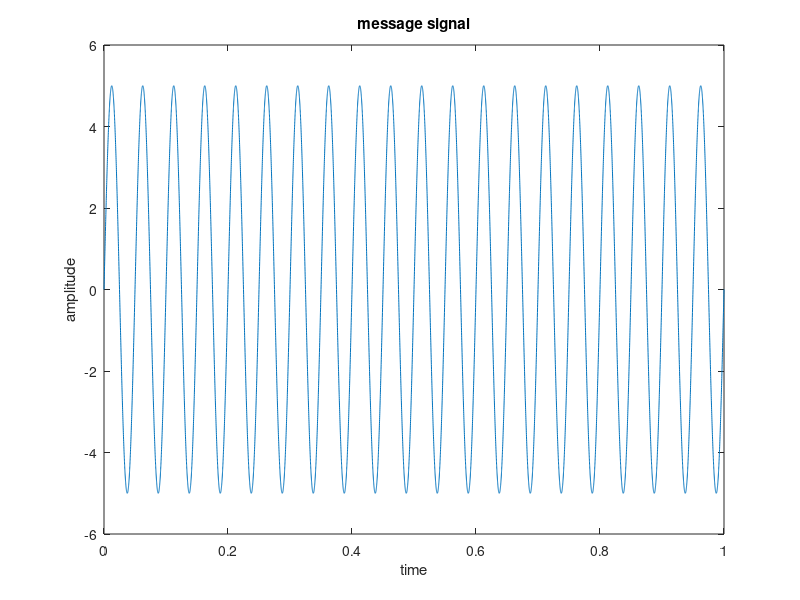
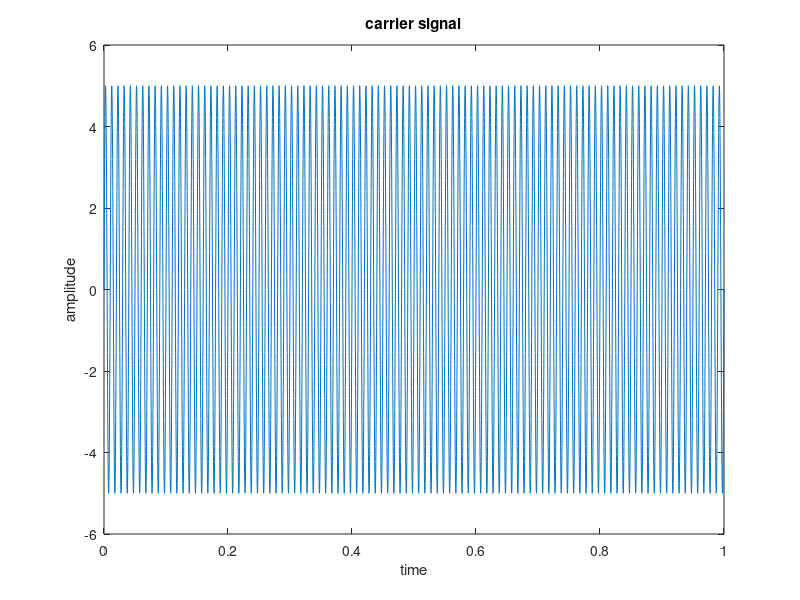
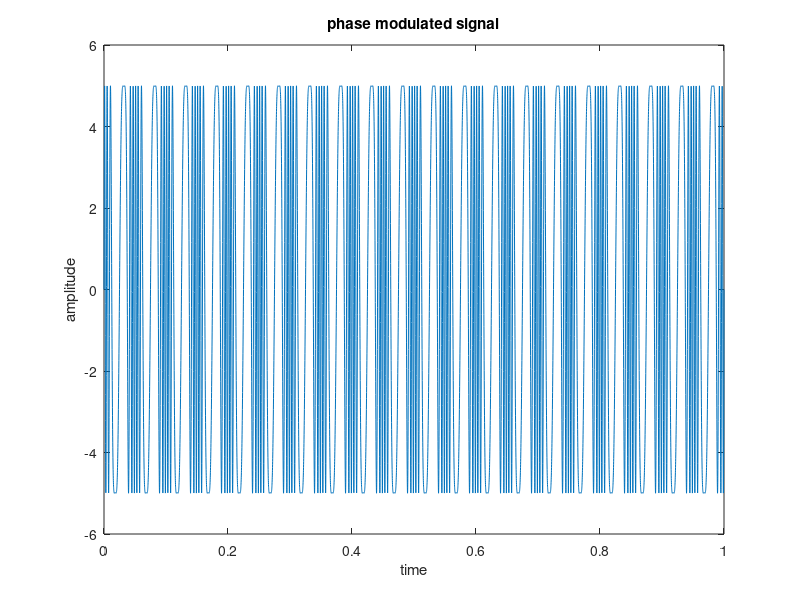
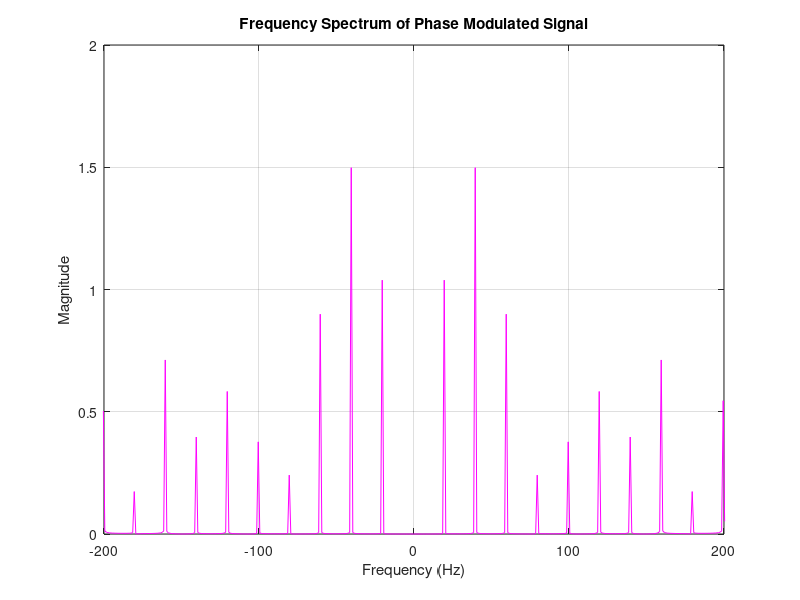

These figures' MATLAB source, in order:
%phase modulation 
%continous singal 

Am=5;
Ac=5;

fm=20;
fc=100;

fs=10000;
t=0:1/fs:1;
kp=pi/2;

mt=Am*sin(2*pi*fm*t);            %for PM modulation it is better to use sin wave than cos function for better representation 
ct=Ac*sin(2*pi*fc*t);

pm_t=Ac*sin(2*pi*fc*t+kp*mt);

% Compute FFT
N = length(pm_t);                % Number of points
Y = fft(pm_t, N);                % Compute FFT
Y_mag = abs(Y)/N;              % Normalize magnitude
f = (-N/2:N/2-1) * (fs/N);       % Frequency axis (centered)

% Shift FFT for better visualization
Y_shifted = fftshift(Y_mag); 

Pxx = (abs(Y).^2) / (N * fs);          % Power Spectral Density (PSD)
Pxx_shifted = fftshift(Pxx);           % Shift PSD for centering at 0 Hz



%subplot(5,1,1)
figure(1)
plot(t,mt);
title('message signal');
xlabel("time");
ylabel('amplitude');

%subplot(5,1,2)
figure(2)
plot(t,ct);
title('carrier signal');
xlabel('time');
ylabel('amplitude');

%subplot(5,1,3)
figure(3)
plot(t,pm_t);
title('phase modulated signal');
xlabel('time');
ylabel('amplitude');

%subplot(5,1,4)
figure(4)
plot(f, Y_shifted, 'm');
title('Frequency Spectrum of Phase Modulated Signal');
xlabel('Frequency (Hz)');
ylabel('Magnitude');
grid on;
xlim([-2*fc 2*fc]); % Focus on important frequency range

%subplot(5,1,5)
figure(5)
plot(f, 10*log10(Pxx_shifted), 'm');   % Convert to dB scale
title('Power Spectral Density (PSD) of PM Signal using FFT');
xlabel('Frequency (Hz)');
ylabel('Power/Frequency (dB/Hz)');
grid on;
xlim([-2*fc 2*fc]); 

